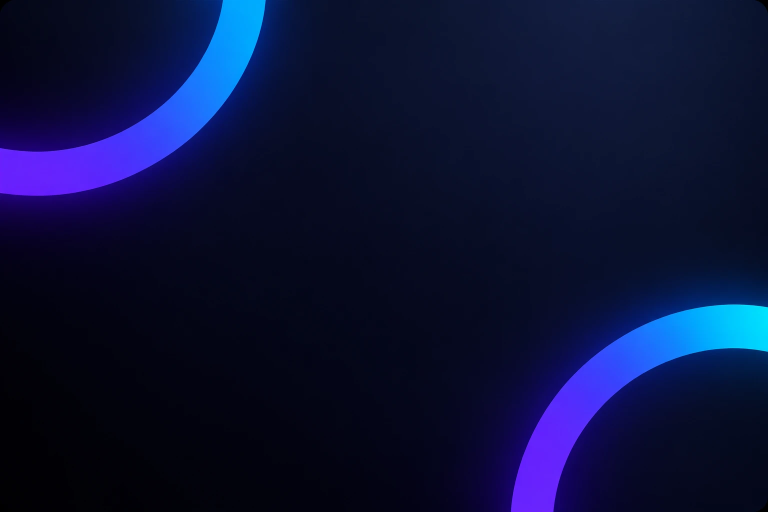
#> input picture assets/design/dmg-background-source.webp, 1536 x 1024 px (shown at 1/2 size)
$ python dmg-background.py
#> lines starting #> are read from the running program, lines starting #| are printed output that depends on the picture; after the words box and inside, x2 and y2 are one past the last pixel; in counts of white or black regions, pixels touching at a corner belong together
#!/usr/bin/env python3
"""Renders the DMG window background from ../assets/design/dmg-background-source.webp.

Adds the icon frames, light plates under the labels (Finder always draws
labels in dark text) and the arrow, and writes dmg/background.png (660x440)
and dmg/background@2x.png (1320x880). Needs Pillow. The layout constants must
match scripts/make-dmg.sh.
"""
from pathlib import Path

from PIL import Image, ImageChops, ImageDraw, ImageFilter

ROOT = Path(__file__).resolve().parent.parent
SOURCE = ROOT.parent / "assets" / "design" / "dmg-background-source.webp"
OUT = ROOT / "dmg"

WIDTH, HEIGHT = 660, 440          # window content size, pt
ICON_Y = 210                      # icon centres, pt
APP_X, APPS_X = 180, 480
ICON = 112                        # icon size, pt
FRAME = 124                       # frame around each icon, pt; leaves room for the alias badge
LABEL_Y = 285                     # Finder label centre, pt
LABEL_W, LABEL_H = 96, 18         # plate under each label, pt
SS = 4                            # render scale: 2x output, 2x supersampling

VIOLET = (104, 38, 255)
CYAN = (0, 214, 255)


def gradient(size):
    """Horizontal violet-to-cyan gradient across the whole window, like the rings."""
    w, h = size
    row = Image.new("RGB", (w, 1))
    for x in range(w):
        t = x / (w - 1)
        row.putpixel((x, 0), tuple(round(a + (b - a) * t) for a, b in zip(VIOLET, CYAN)))
    return row.resize((w, h))


def fill_corners(im):
    """Paints over the black rounded-corner mask of the source with the colour just inside it."""
    w, h = im.size
#> w = 1536; h = 1024
    r = round(w * 0.03)
#> r = 46
    inside = Image.new("L", im.size, 0)
#> inside: PIL image 1536x1024 L; every value is 0
    ImageDraw.Draw(inside).rounded_rectangle((0, 0, w - 1, h - 1), radius=r, fill=255)
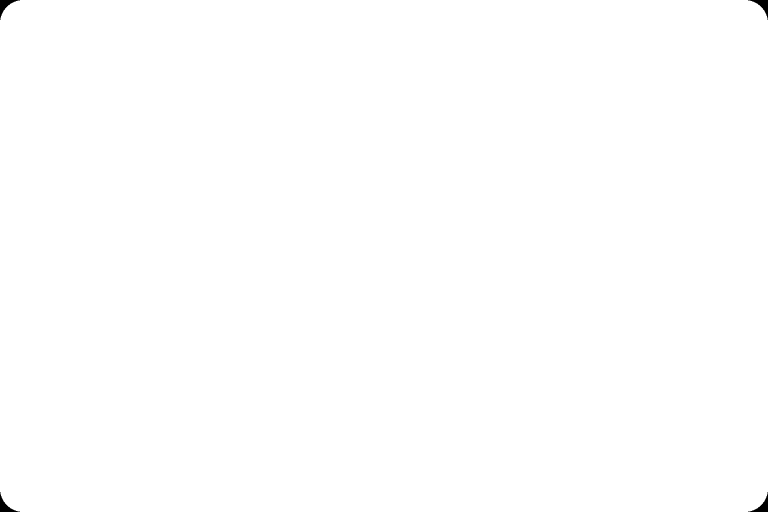
#> inside: PIL image 1536x1024 L (shown at 1/2 size); 99.9% white; 4 black regions, box (x1, y1, x2, y2) and area: (0, 0, 40, 40) 470, (1496, 0, 1536, 40) 470, (0, 984, 40, 1024) 470, (1496, 984, 1536, 1024) 470
    for cx, cy in [(0, 0), (w - r, 0), (0, h - r), (w - r, h - r)]:
        sample = (r if cx == 0 else w - r - 1, r if cy == 0 else h - r - 1)
        patch = Image.new("RGB", (r, r), im.getpixel(sample))
        im.paste(patch, (cx, cy), ImageChops.invert(inside.crop((cx, cy, cx + r, cy + r))))
#> this loop made 4 passes
#> (cx, cy, sample) on passes 1 to 4: (0, 0, (46, 46)), (1490, 0, (1489, 46)), (0, 978, (46, 977)), (1490, 978, (1489, 977))
#> pass 1, in fill_corners, `patch = Image.new("RGB", (r, r), im.getpixel(sample))`:
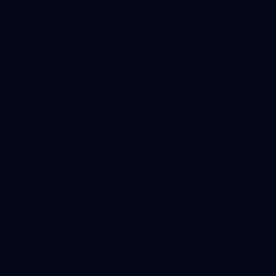
#> patch: PIL image 46x46 RGB (shown 6 times larger); mean R, G, B 3, 7, 24
#> pass 2, in fill_corners, `patch = Image.new("RGB", (r, r), im.getpixel(sample))`:
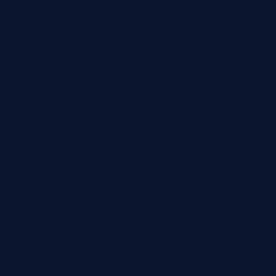
#> patch: PIL image 46x46 RGB (shown 6 times larger); mean R, G, B 11, 21, 47
    return im


def main():
    s = SS
    size = (WIDTH * s, HEIGHT * s)
    base = fill_corners(Image.open(SOURCE).convert("RGB")).resize(size, Image.LANCZOS)

    mask = Image.new("L", size, 0)
#> mask: PIL image 2640x1760 L; every value is 0
    d = ImageDraw.Draw(mask)
    half = FRAME / 2 * s
    for x in (APP_X, APPS_X):
        box = (x * s - half, ICON_Y * s - half, x * s + half, ICON_Y * s + half)
        d.rounded_rectangle(box, radius=26 * s, outline=255, width=round(1.5 * s))

    # Arrow: a shaft with a chevron head, centred between the frames.
    x0, x1, y = (APP_X + FRAME / 2 + 34) * s, (APPS_X - FRAME / 2 - 34) * s, ICON_Y * s
    stroke, head = round(3 * s), 14 * s
    d.line((x0, y, x1, y), fill=255, width=stroke)
    d.line((x1 - head, y - head, x1, y, x1 - head, y + head), fill=255, width=stroke, joint="curve")
    for px, py in [(x0, y), (x1, y), (x1 - head, y - head), (x1 - head, y + head)]:
        r = stroke / 2
        d.ellipse((px - r, py - r, px + r, py + r), fill=255)

    colour = gradient(size)
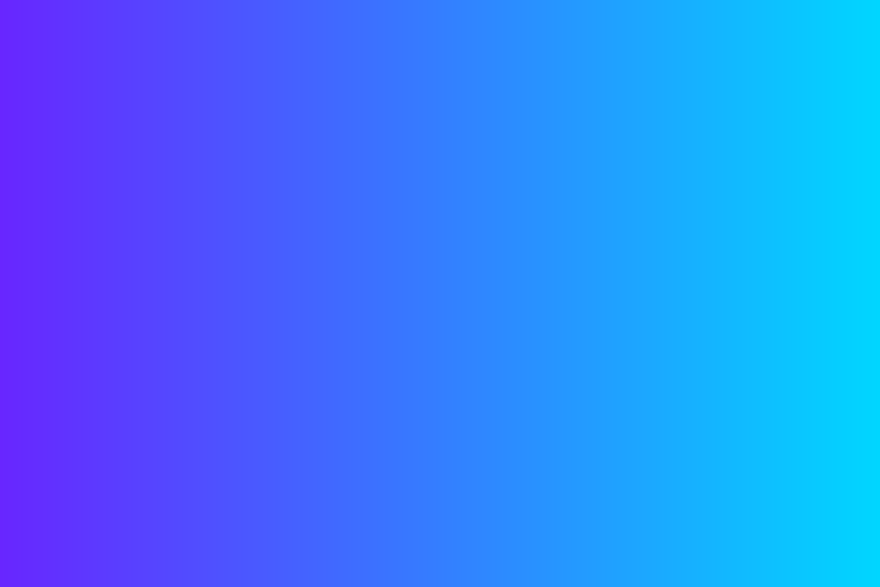
#> colour: PIL image 2640x1760 RGB (shown at 1/3 size); mean R, G, B 52, 126, 255
    glow = mask.filter(ImageFilter.GaussianBlur(7 * s)).point(lambda v: min(255, v * 2))
    out = Image.composite(colour, base, glow.point(lambda v: v * 0.55))
    out = Image.composite(colour, out, mask)

    plates = Image.new("L", size, 0)
    d = ImageDraw.Draw(plates)
    for x in (APP_X, APPS_X):
        box = ((x - LABEL_W / 2) * s, (LABEL_Y - LABEL_H / 2) * s,
               (x + LABEL_W / 2) * s, (LABEL_Y + LABEL_H / 2) * s)
        d.rounded_rectangle(box, radius=LABEL_H / 2 * s, fill=255)
    plate_glow = plates.filter(ImageFilter.GaussianBlur(6 * s)).point(lambda v: v * 0.5)
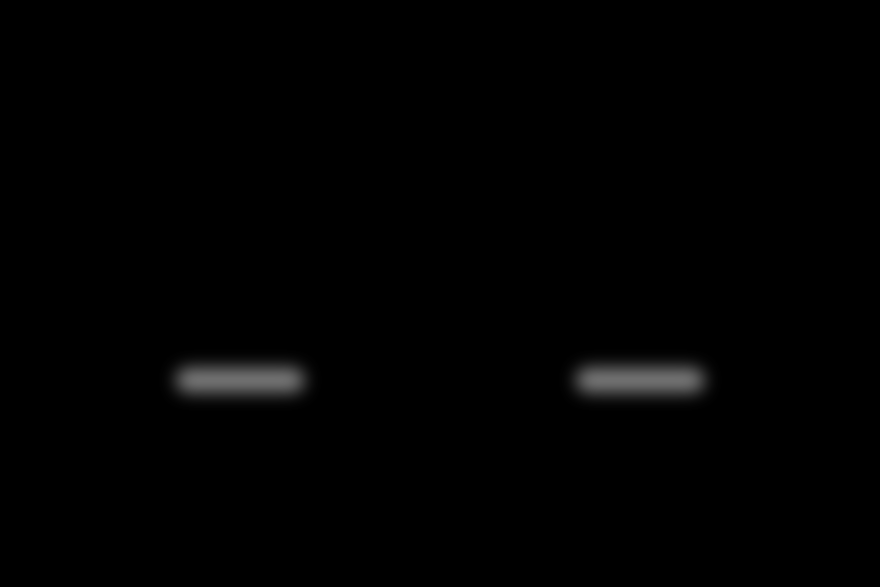
#> plate_glow: PIL image 2640x1760 L (shown at 1/3 size); min 0, max 110, mean 1.5
    out = Image.composite(colour, out, plate_glow)
    tint = Image.blend(colour, Image.new("RGB", size, (255, 255, 255)), 0.82)
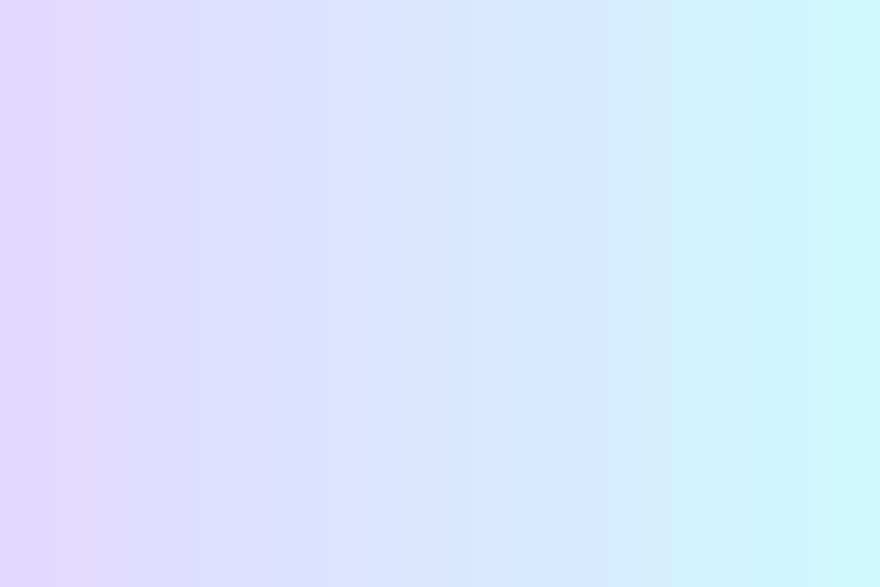
#> tint: PIL image 2640x1760 RGB (shown at 1/3 size); mean R, G, B 218, 231.3, 255
    out = Image.composite(tint, out, plates)

    OUT.mkdir(exist_ok=True)
    out.resize((WIDTH * 2, HEIGHT * 2), Image.LANCZOS).save(OUT / "background@2x.png")
    out.resize((WIDTH, HEIGHT), Image.LANCZOS).save(OUT / "background.png")
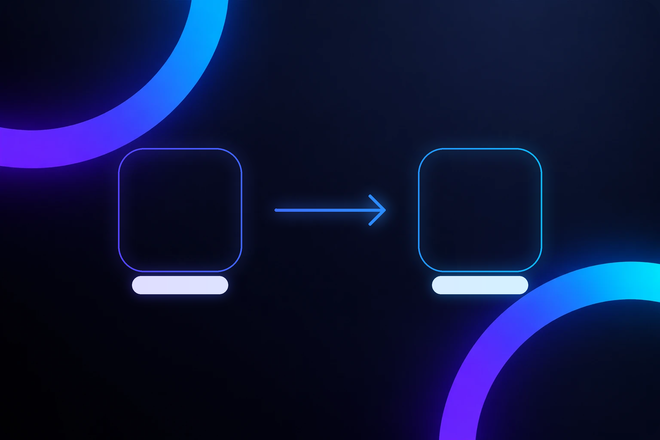
#> saved as background.png: PIL image 660x440 RGB; mean R, G, B 13.9, 21.4, 60.8


if __name__ == "__main__":
    main()
